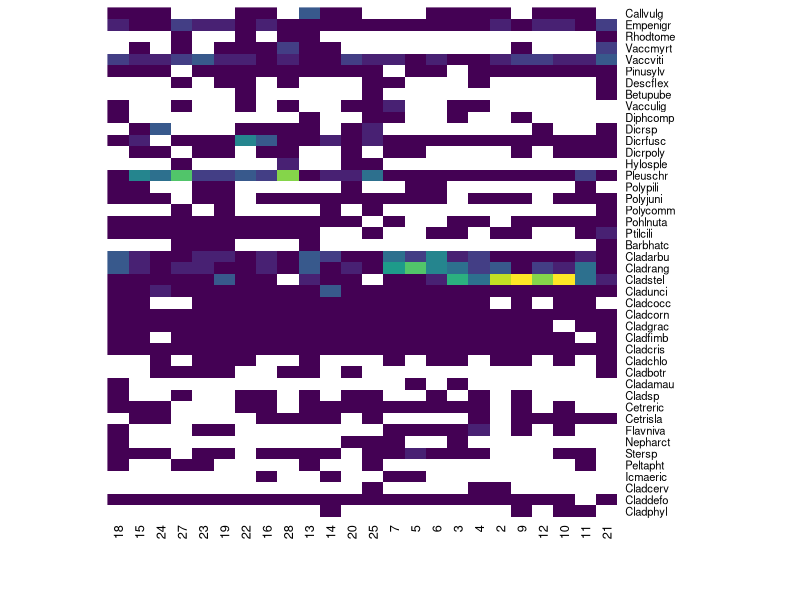
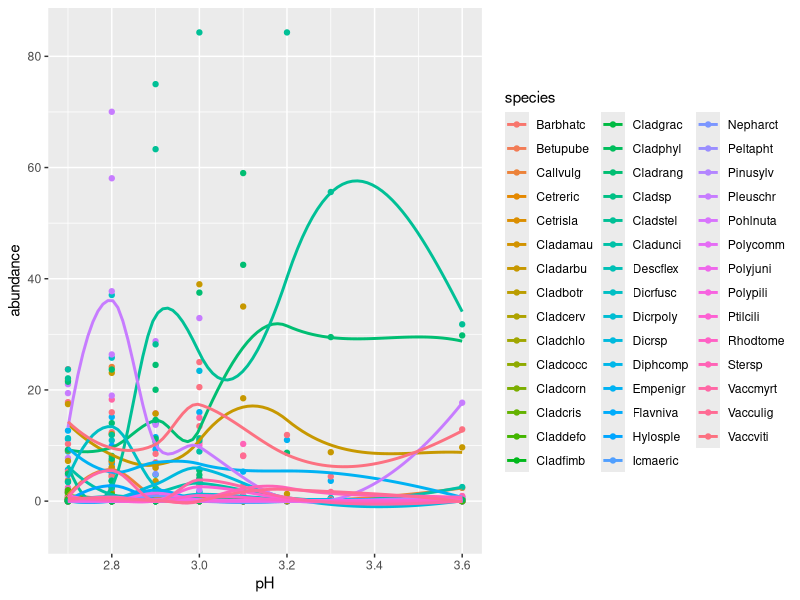
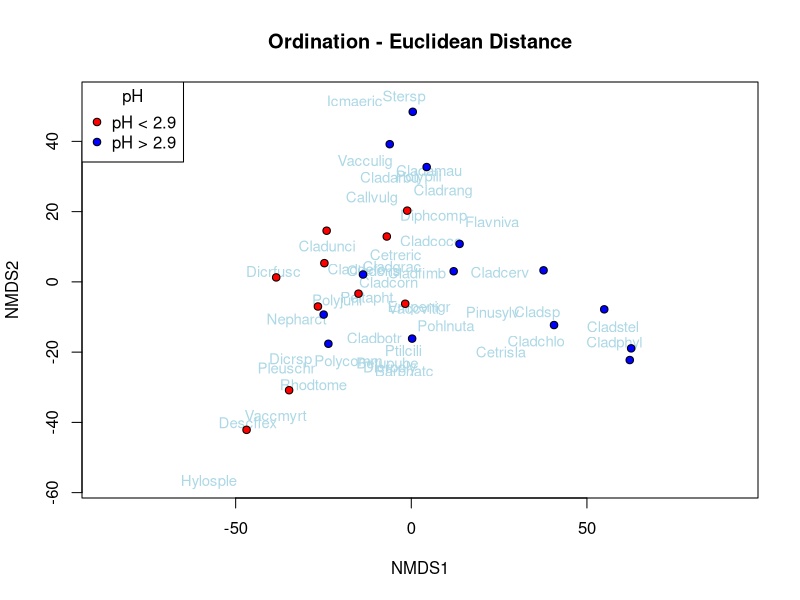
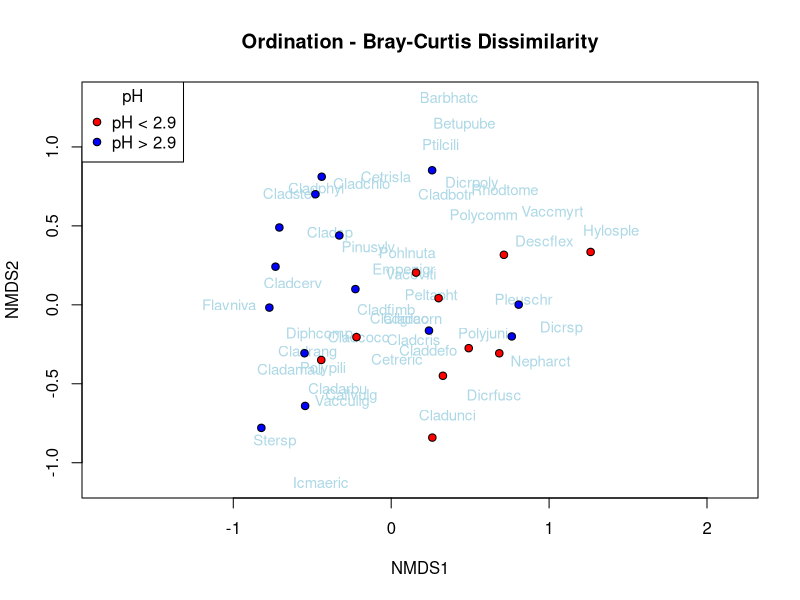
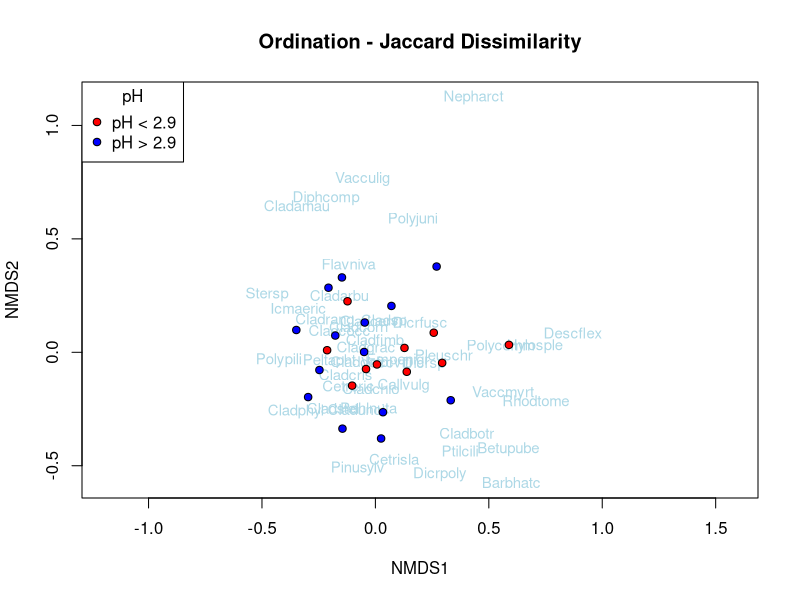
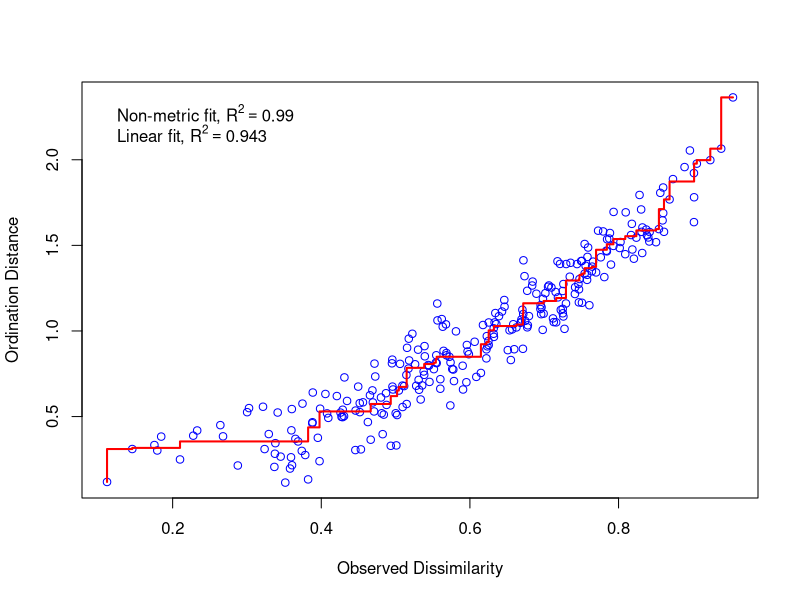
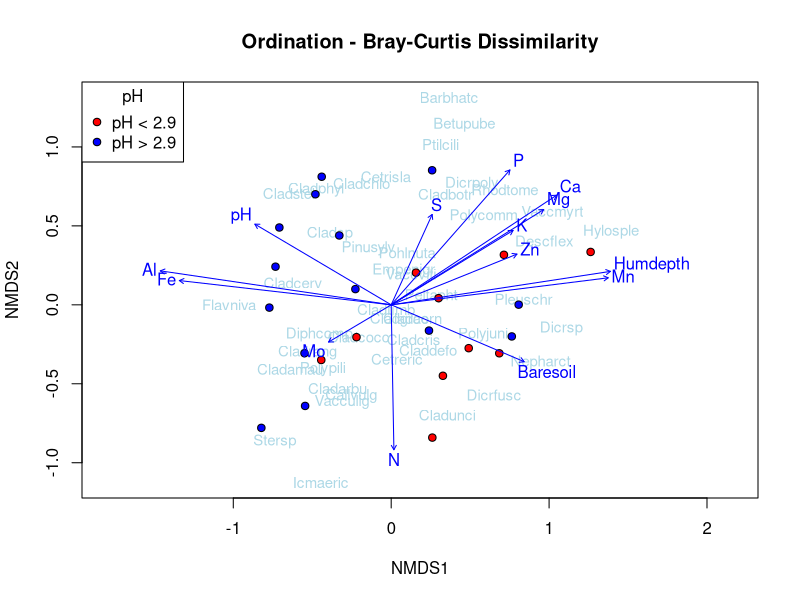
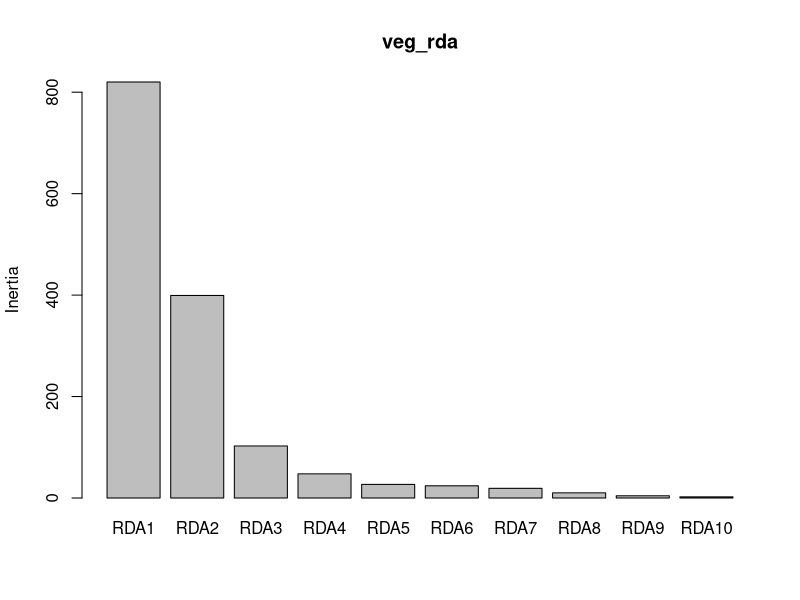

Write R code to recreate these figures, in order.
## ---- chunk 1
library(vegan); library(tidyverse); library(viridis)

data("varespec") # Community data
data("varechem") # Environmental data
       
veg_comm <- varespec
veg_envt <- varechem

head(veg_comm)
head(veg_envt)
## ---- chunk 2
vegan::tabasco(veg_comm, col = viridis(12, direction = -1))
## ---- chunk 3
coeno_plot <- function(chosen_var){
  
  var_to_plot <- veg_envt %>% select(chosen_var)
  
  cbind(veg_comm, var_to_plot) %>%
    gather(key = "species", value = "abundance", -chosen_var) %>%
    ggplot(aes(x = !! sym(chosen_var),
               y = abundance, 
               color = species)) +
    geom_point() +
    stat_smooth(se = FALSE, alpha = .5, method = "loess") +
    ylim(-5, max(veg_comm))
}
## ---- chunk 4
names(veg_envt)
coeno_plot("pH")
## ---- chunk 5
# 2 Example ecological communities
com1 <- data.frame(spA = 25, spB = 50, spC = 10, spD = 0, spE = 0, spF = 0, spG = 0, spH = 0, row.names = "Com 1")
com2 <- data.frame(spA = 12, spB = 25, spC = 5, spD = 1, spE = 2, spF = 1, spG = 1, spH = 1, row.names = "Com 2")
(com_sample <- rbind(com1, com2))

# Euclidean distance #
# Large differences due to relative abundances -- agnostic to species identity
vegdist(com_sample, method = "euclidean") 

# Bray-Curtis distance #
# Difference in abundance relative to total abundance of that species, bounded between 0 and 1
vegdist(com_sample, method = "bray") 

# Jaccard (binary) distance #
# 3/8 species shared, bounded between 0 and 1
vegdist(com_sample, method = "jaccard", binary = TRUE) 
## ---- chunk 6
# Bray-curtis dissimilarity between samples
distmat <- vegan::vegdist(veg_comm, method = "bray")

# First 5 rows/columns
as.matrix(distmat)[1:5, 1:5]
## ---- chunk 7
colors <- c("red", "blue")
ph_group <- as.factor(if_else(veg_envt$pH < median(veg_envt$pH), "pH < 2.9",  "pH > 2.9"))
## ---- chunk 8
plot_nmds <- function(my_nmds, title){
  fig <- ordiplot(my_nmds, type = "none", main = title)
  text(fig, "species", col="lightblue", cex=0.9)
  points(fig, "sites", pch=21, bg = colors[as.numeric(ph_group)])
  with(veg_envt, legend("topleft", levels(ph_group), pch = 21,  pt.bg = colors,
  title = "pH"))
}

nmds.eucl <- metaMDS(veg_comm, distance = "euclidean", binary = FALSE, autotransform = FALSE, trace = FALSE)
plot_nmds(nmds.eucl, "Ordination - Euclidean Distance")

nmds.bray <- metaMDS(veg_comm, distance = "bray", binary = FALSE, autotransform = FALSE, trace = FALSE)
plot_nmds(nmds.bray, "Ordination - Bray-Curtis Dissimilarity")

nmds.jacc <- metaMDS(veg_comm, distance = "jaccard", binary = TRUE, autotransform = FALSE, trace = FALSE)
plot_nmds(nmds.jacc, "Ordination - Jaccard Dissimilarity")
## ---- chunk 9
# Stress value
nmds.bray$stress

# Visualization of stress
stressplot(nmds.bray)
## ---- chunk 10
# NMDS points -- X and Y coordinates of the observed community samples
head(nmds.bray$points)

# NMDS species -- the relationships between species loadings and the ordination figure 
head(nmds.bray$species)
## ---- chunk 11
# Environmental Vectors -- projecting environmental variables on an existing NMDS object
env_vec <- envfit(nmds.bray, veg_envt)
env_vec

# Adding to previous plot
plot_nmds(nmds.bray, "Ordination - Bray-Curtis Dissimilarity")
plot(env_vec)
## ---- chunk 12
veg_rda <- vegan::rda(veg_comm ~ ., data = veg_envt)
summary(veg_rda)
## ---- chunk 13
anova(veg_rda)
## ---- chunk 14
veg_rda$CCA$eig
screeplot(veg_rda)
## ---- chunk 15
veg_rda$CA$eig
## ---- chunk 16
head(predict(veg_rda)[,1:5])
## ---- chunk 17
ordiplot(veg_rda)
## ---- chunk 18
vif.cca(veg_rda)
## ---- chunk 19
step_mod <- ordistep(veg_rda, trace = FALSE)
summary(step_mod)
## ---- chunk 20
plot(step_mod)
screeplot(step_mod)
## ---- chunk 21
var_comp <- data.frame(inertcomp(veg_rda))
var_comp$frac <- var_comp$CCA / (var_comp$CCA + var_comp$CA)
var_comp$MeanCover <- colMeans(veg_comm)
var_comp <- var_comp[order(var_comp$MeanCover, decreasing = TRUE),]
var_comp
